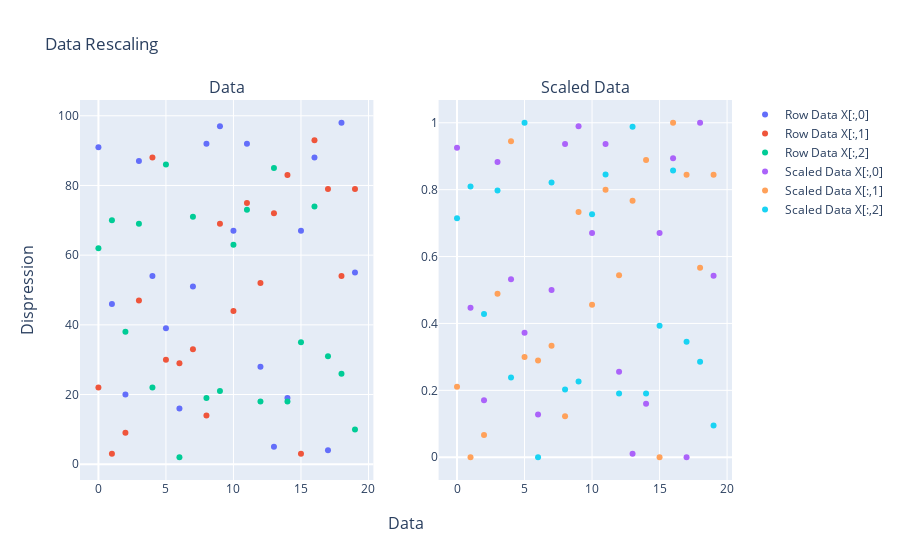

The notebook cell this image was saved under:
### Code cell
fig = make_subplots(rows = 1, cols = 2, x_title= "Data", y_title= "Dispression",
                    column_titles=['Data','Scaled Data'], specs = [[{'type':'xy'}, {'type':'xy'}]])

fig.add_scatter(y = X[:,0], name = "Row Data X[:,0]", mode='markers', row=1, col = 1)
fig.add_scatter(y = X[:,1], name = "Row Data X[:,1]", mode='markers', row=1, col = 1)
fig.add_scatter(y = X[:,2], name = "Row Data X[:,2]", mode='markers', row=1, col = 1)
fig.add_scatter(y = rescaled_X[:,0], name = 'Scaled Data X[:,0]', mode='markers', row=1, col = 2)
fig.add_scatter(y = rescaled_X[:,1], name = 'Scaled Data X[:,1]', mode='markers', row=1, col = 2)
fig.add_scatter(y = rescaled_X[:,2], name = 'Scaled Data X[:,2]', mode='markers', row=1, col = 2)

fig.update_layout(dict(title = "Data Rescaling" ))

fig.show()

### Figure 1 — Plotly figure (JSON) as saved in the notebook; plotly's stock layout.template omitted (floating-point values rounded to 4 significant figures)
{"data": [{"mode": "markers", "name": "Row Data X[:,0]", "type": "scatter", "xaxis": "x", "y": [91, 46, 20, 87, 54, 39, 16, 51, 92, 97, 67, 92, 28, 5, 19, 67, 88, 4, 98, 55], "yaxis": "y"}, {"mode": "markers", "name": "Row Data X[:,1]", "type": "scatter", "xaxis": "x", "y": [22, 3, 9, 47, 88, 30, 29, 33, 14, 69, 44, 75, 52, 72, 83, 3, 93, 79, 54, 79], "yaxis": "y"}, {"mode": "markers", "name": "Row Data X[:,2]", "type": "scatter", "xaxis": "x", "y": [62, 70, 38, 69, 22, 86, 2, 71, 19, 21, 63, 73, 18, 85, 18, 35, 74, 31, 26, 10], "yaxis": "y"}, {"mode": "markers", "name": "Scaled Data X[:,0]", "type": "scatter", "xaxis": "x2", "y": [0.9255, 0.4468, 0.1702, 0.883, 0.5319, 0.3723, 0.1277, 0.5, 0.9362, 0.9894, 0.6702, 0.9362, 0.2553, 0.01064, 0.1596, 0.6702, 0.8936, 0, 1, 0.5426], "yaxis": "y2"}, {"mode": "markers", "name": "Scaled Data X[:,1]", "type": "scatter", "xaxis": "x2", "y": [0.2111, 0, 0.06667, 0.4889, 0.9444, 0.3, 0.2889, 0.3333, 0.1222, 0.7333, 0.4556, 0.8, 0.5444, 0.7667, 0.8889, 0, 1, 0.8444, 0.5667, 0.8444], "yaxis": "y2"}, {"mode": "markers", "name": "Scaled Data X[:,2]", "type": "scatter", "xaxis": "x2", "y": [0.7143, 0.8095, 0.4286, 0.7976, 0.2381, 1.0, 0, 0.8214, 0.2024, 0.2262, 0.7262, 0.8452, 0.1905, 0.9881, 0.1905, 0.3929, 0.8571, 0.3452, 0.2857, 0.09524], "yaxis": "y2"}], "layout": {"annotations": [{"font": {"size": 16}, "showarrow": false, "text": "Data", "x": 0.225, "xanchor": "center", "xref": "paper", "y": 1, "yanchor": "bottom", "yref": "paper"}, {"font": {"size": 16}, "showarrow": false, "text": "Scaled Data", "x": 0.775, "xanchor": "center", "xref": "paper", "y": 1, "yanchor": "bottom", "yref": "paper"}, {"font": {"size": 16}, "showarrow": false, "text": "Data", "x": 0.5, "xanchor": "center", "xref": "paper", "y": 0, "yanchor": "top", "yref": "paper", "yshift": -30}, {"font": {"size": 16}, "showarrow": false, "text": "Dispression", "textangle": -90, "x": 0, "xanchor": "right", "xref": "paper", "xshift": -40, "y": 0.5, "yanchor": "middle", "yref": "paper"}], "title": {"text": "Data Rescaling"}, "xaxis": {"anchor": "y", "domain": [0, 0.45]}, "xaxis2": {"anchor": "y2", "domain": [0.55, 1]}, "yaxis": {"anchor": "x", "domain": [0, 1]}, "yaxis2": {"anchor": "x2", "domain": [0, 1]}}}
